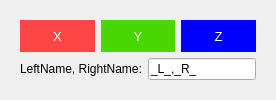
          <widget class="QWidget" name="page_mirror">
           <attribute name="label">
            <string>Mirror</string>
           </attribute>
           <layout class="QVBoxLayout" name="verticalLayout_13">
            <item>
             <widget class="QWidget" name="mirrorGrp" native="true">
              <layout class="QVBoxLayout" name="verticalLayout_10">
               <item>
                <layout class="QHBoxLayout" name="horizontalLayout_6">
                 <item>
                  <widget class="QPushButton" name="btnMirrorX">
                   <property name="sizePolicy">
                    <sizepolicy hsizetype="Minimum" vsizetype="Minimum">
                     <horstretch>0</horstretch>
                     <verstretch>0</verstretch>
                    </sizepolicy>
                   </property>
                   <property name="minimumSize">
                    <size>
                     <width>0</width>
                     <height>24</height>
                    </size>
                   </property>
                   <property name="font">
                    <font>
                     <family>Arial</family>
                     <pointsize>10</pointsize>
                     <weight>50</weight>
                     <bold>false</bold>
                    </font>
                   </property>
                   <property name="styleSheet">
                    <string notr="true">background-color: rgb(255, 70, 70);
color: white;
border: 0px;</string>
                   </property>
                   <property name="text">
                    <string>X</string>
                   </property>
                  </widget>
                 </item>
                 <item>
                  <widget class="QPushButton" name="btn_mirrorY">
                   <property name="sizePolicy">
                    <sizepolicy hsizetype="Minimum" vsizetype="Minimum">
                     <horstretch>0</horstretch>
                     <verstretch>0</verstretch>
                    </sizepolicy>
                   </property>
                   <property name="minimumSize">
                    <size>
                     <width>0</width>
                     <height>24</height>
                    </size>
                   </property>
                   <property name="font">
                    <font>
                     <family>Arial</family>
                     <pointsize>10</pointsize>
                     <weight>50</weight>
                     <bold>false</bold>
                    </font>
                   </property>
                   <property name="styleSheet">
                    <string notr="true">background-color: rgb(72, 216, 0);
color: white;
border: 0px;</string>
                   </property>
                   <property name="text">
                    <string>Y</string>
                   </property>
                  </widget>
                 </item>
                 <item>
                  <widget class="QPushButton" name="btn_mirrorZ">
                   <property name="sizePolicy">
                    <sizepolicy hsizetype="Minimum" vsizetype="Minimum">
                     <horstretch>0</horstretch>
                     <verstretch>0</verstretch>
                    </sizepolicy>
                   </property>
                   <property name="minimumSize">
                    <size>
                     <width>0</width>
                     <height>24</height>
                    </size>
                   </property>
                   <property name="font">
                    <font>
                     <family>Arial</family>
                     <pointsize>10</pointsize>
                     <weight>50</weight>
                     <bold>false</bold>
                    </font>
                   </property>
                   <property name="styleSheet">
                    <string notr="true">background-color: blue;
color: white;
border: 0px;</string>
                   </property>
                   <property name="text">
                    <string>Z</string>
                   </property>
                  </widget>
                 </item>
                </layout>
               </item>
               <item>
                <layout class="QHBoxLayout" name="horizontalLayout_14">
                 <item>
                  <widget class="QLabel" name="mirrorLRLabel">
                   <property name="text">
                    <string>LeftName, RightName:</string>
                   </property>
                  </widget>
                 </item>
                 <item>
                  <widget class="QLineEdit" name="mirrorLR_edit">
                   <property name="text">
                    <string>_L_,_R_</string>
                   </property>
                  </widget>
                 </item>
                </layout>
               </item>
              </layout>
             </widget>
            </item>
           </layout>
          </widget>
